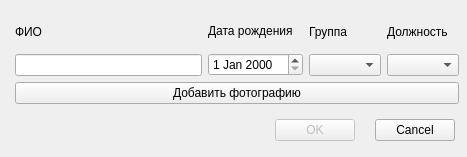
<?xml version="1.0" encoding="UTF-8"?>
<ui version="4.0">
 <class>Dialog</class>
 <widget class="QDialog" name="Dialog">
  <property name="geometry">
   <rect>
    <x>0</x>
    <y>0</y>
    <width>467</width>
    <height>157</height>
   </rect>
  </property>
  <property name="windowTitle">
   <string>Dialog</string>
  </property>
  <widget class="QWidget" name="layoutWidget">
   <property name="geometry">
    <rect>
     <x>260</x>
     <y>110</y>
     <width>195</width>
     <height>41</height>
    </rect>
   </property>
   <layout class="QHBoxLayout" name="horizontalLayout_2">
    <item>
     <widget class="QDialogButtonBox" name="buttonBox">
      <property name="enabled">
       <bool>false</bool>
      </property>
      <property name="contextMenuPolicy">
       <enum>Qt::ActionsContextMenu</enum>
      </property>
      <property name="orientation">
       <enum>Qt::Horizontal</enum>
      </property>
      <property name="standardButtons">
       <set>QDialogButtonBox::Ok</set>
      </property>
      <property name="centerButtons">
       <bool>false</bool>
      </property>
     </widget>
    </item>
    <item>
     <widget class="QDialogButtonBox" name="buttonBox_2">
      <property name="standardButtons">
       <set>QDialogButtonBox::Cancel</set>
      </property>
     </widget>
    </item>
   </layout>
  </widget>
  <widget class="QWidget" name="layoutWidget">
   <property name="geometry">
    <rect>
     <x>15</x>
     <y>15</y>
     <width>444</width>
     <height>89</height>
    </rect>
   </property>
   <layout class="QVBoxLayout" name="verticalLayout_5">
    <item>
     <layout class="QHBoxLayout" name="horizontalLayout">
      <item>
       <layout class="QVBoxLayout" name="verticalLayout">
        <item>
         <widget class="QLabel" name="label_2">
          <property name="text">
           <string>ФИО</string>
          </property>
         </widget>
        </item>
        <item>
         <widget class="QLineEdit" name="lineEdit">
          <property name="autoFillBackground">
           <bool>false</bool>
          </property>
          <property name="dragEnabled">
           <bool>true</bool>
          </property>
         </widget>
        </item>
       </layout>
      </item>
      <item>
       <layout class="QVBoxLayout" name="verticalLayout_2">
        <item>
         <widget class="QLabel" name="label_3">
          <property name="text">
           <string>Дата рождения</string>
          </property>
         </widget>
        </item>
        <item>
         <widget class="QDateEdit" name="dateEdit"/>
        </item>
       </layout>
      </item>
      <item>
       <layout class="QVBoxLayout" name="verticalLayout_3">
        <item>
         <widget class="QLabel" name="label_4">
          <property name="text">
           <string>Группа</string>
          </property>
         </widget>
        </item>
        <item>
         <widget class="QComboBox" name="comboBox"/>
        </item>
       </layout>
      </item>
      <item>
       <layout class="QVBoxLayout" name="verticalLayout_4">
        <item>
         <widget class="QLabel" name="label_5">
          <property name="text">
           <string>Должность</string>
          </property>
         </widget>
        </item>
        <item>
         <widget class="QComboBox" name="comboBox_2"/>
        </item>
       </layout>
      </item>
     </layout>
    </item>
    <item>
     <widget class="QPushButton" name="pushButton">
      <property name="text">
       <string>Добавить фотографию</string>
      </property>
     </widget>
    </item>
   </layout>
  </widget>
 </widget>
 <resources/>
 <connections>
  <connection>
   <sender>pushButton</sender>
   <signal>clicked()</signal>
   <receiver>Dialog</receiver>
   <slot>mybutton_clicked()</slot>
   <hints>
    <hint type="sourcelabel">
     <x>540</x>
     <y>60</y>
    </hint>
    <hint type="destinationlabel">
     <x>472</x>
     <y>232</y>
    </hint>
   </hints>
  </connection>
  <connection>
   <sender>buttonBox</sender>
   <signal>accepted()</signal>
   <receiver>Dialog</receiver>
   <slot>accept()</slot>
   <hints>
    <hint type="sourcelabel">
     <x>248</x>
     <y>254</y>
    </hint>
    <hint type="destinationlabel">
     <x>157</x>
     <y>274</y>
    </hint>
   </hints>
  </connection>
  <connection>
   <sender>buttonBox_2</sender>
   <signal>rejected()</signal>
   <receiver>Dialog</receiver>
   <slot>reject()</slot>
   <hints>
    <hint type="sourcelabel">
     <x>136</x>
     <y>133</y>
    </hint>
    <hint type="destinationlabel">
     <x>233</x>
     <y>78</y>
    </hint>
   </hints>
  </connection>
 </connections>
 <slots>
  <slot>mybutton_clicked()</slot>
  <slot>WF_clicked()</slot>
 </slots>
</ui>
